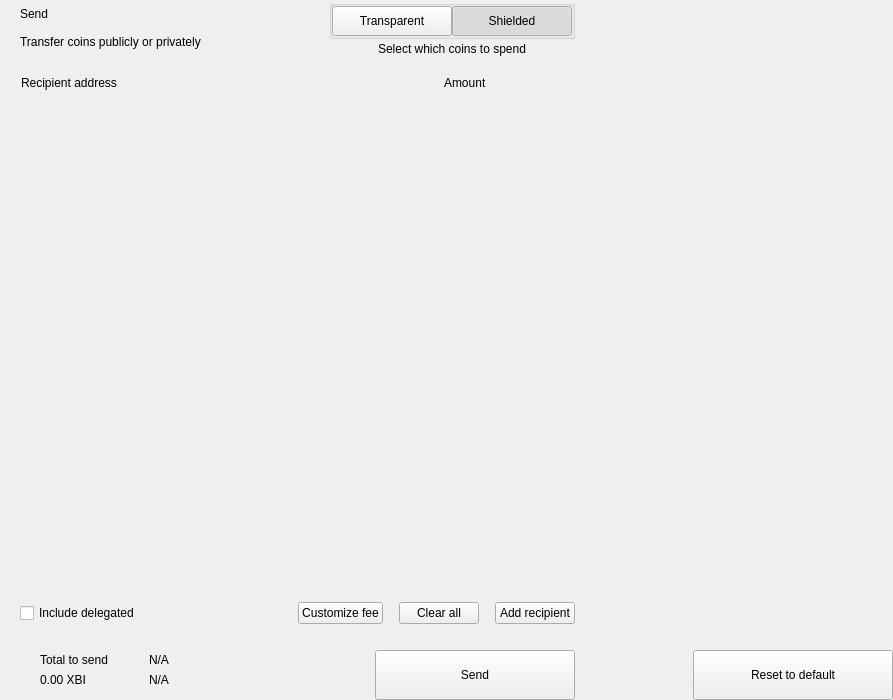
<?xml version="1.0" encoding="UTF-8"?>
<ui version="4.0">
 <class>send</class>
 <widget class="QWidget" name="send">
  <property name="geometry">
   <rect>
    <x>0</x>
    <y>0</y>
    <width>893</width>
    <height>700</height>
   </rect>
  </property>
  <property name="windowTitle">
   <string>Form</string>
  </property>
  <layout class="QHBoxLayout" name="horizontalLayout_2" stretch="2,1">
   <property name="spacing">
    <number>0</number>
   </property>
   <property name="leftMargin">
    <number>0</number>
   </property>
   <property name="topMargin">
    <number>0</number>
   </property>
   <property name="rightMargin">
    <number>0</number>
   </property>
   <property name="bottomMargin">
    <number>0</number>
   </property>
   <item>
    <widget class="QWidget" name="left" native="true">
     <layout class="QVBoxLayout" name="verticalLayout_3">
      <property name="spacing">
       <number>0</number>
      </property>
      <property name="leftMargin">
       <number>0</number>
      </property>
      <property name="topMargin">
       <number>0</number>
      </property>
      <property name="rightMargin">
       <number>0</number>
      </property>
      <property name="bottomMargin">
       <number>0</number>
      </property>
      <item>
       <layout class="QVBoxLayout" name="verticalLayout_22" stretch="0,0,0,1,0,0,0,0">
        <property name="spacing">
         <number>0</number>
        </property>
        <item>
         <layout class="QHBoxLayout" name="horizontalLayout_3">
          <property name="spacing">
           <number>0</number>
          </property>
          <property name="leftMargin">
           <number>20</number>
          </property>
          <property name="rightMargin">
           <number>20</number>
          </property>
          <item>
           <layout class="QVBoxLayout" name="verticalLayout">
            <property name="spacing">
             <number>0</number>
            </property>
            <item>
             <widget class="QLabel" name="labelTitle">
              <property name="text">
               <string>Send</string>
              </property>
              <property name="alignment">
               <set>Qt::AlignLeading|Qt::AlignLeft|Qt::AlignVCenter</set>
              </property>
             </widget>
            </item>
            <item>
             <widget class="QLabel" name="labelSubtitle1">
              <property name="text">
               <string>Transfer coins publicly or privately</string>
              </property>
             </widget>
            </item>
           </layout>
          </item>
          <item>
           <spacer name="horizontalSpacer">
            <property name="orientation">
             <enum>Qt::Horizontal</enum>
            </property>
            <property name="sizeHint" stdset="0">
             <size>
              <width>40</width>
              <height>20</height>
             </size>
            </property>
           </spacer>
          </item>
          <item>
           <layout class="QVBoxLayout" name="verticalLayout_6">
            <property name="spacing">
             <number>3</number>
            </property>
            <item alignment="Qt::AlignHCenter">
             <widget class="QGroupBox" name="groupBox">
              <property name="styleSheet">
               <string notr="true">#groupBox{
padding-top:2px;
}</string>
              </property>
              <property name="title">
               <string/>
              </property>
              <property name="alignment">
               <set>Qt::AlignCenter</set>
              </property>
              <layout class="QHBoxLayout" name="horizontalLayout_4">
               <property name="spacing">
                <number>0</number>
               </property>
               <property name="leftMargin">
                <number>0</number>
               </property>
               <property name="topMargin">
                <number>0</number>
               </property>
               <property name="rightMargin">
                <number>0</number>
               </property>
               <property name="bottomMargin">
                <number>0</number>
               </property>
               <item>
                <widget class="QPushButton" name="pushLeft">
                 <property name="minimumSize">
                  <size>
                   <width>120</width>
                   <height>30</height>
                  </size>
                 </property>
                 <property name="maximumSize">
                  <size>
                   <width>120</width>
                   <height>30</height>
                  </size>
                 </property>
                 <property name="focusPolicy">
                  <enum>Qt::NoFocus</enum>
                 </property>
                 <property name="text">
                  <string>Transparent</string>
                 </property>
                 <property name="checkable">
                  <bool>true</bool>
                 </property>
                 <property name="autoExclusive">
                  <bool>true</bool>
                 </property>
                </widget>
               </item>
               <item>
                <widget class="QPushButton" name="pushRight">
                 <property name="minimumSize">
                  <size>
                   <width>120</width>
                   <height>30</height>
                  </size>
                 </property>
                 <property name="maximumSize">
                  <size>
                   <width>120</width>
                   <height>30</height>
                  </size>
                 </property>
                 <property name="focusPolicy">
                  <enum>Qt::NoFocus</enum>
                 </property>
                 <property name="text">
                  <string>Shielded</string>
                 </property>
                 <property name="checkable">
                  <bool>true</bool>
                 </property>
                 <property name="checked">
                  <bool>true</bool>
                 </property>
                 <property name="autoExclusive">
                  <bool>true</bool>
                 </property>
                </widget>
               </item>
              </layout>
             </widget>
            </item>
            <item alignment="Qt::AlignHCenter|Qt::AlignTop">
             <widget class="QLabel" name="labelSubtitle2">
              <property name="styleSheet">
               <string notr="true"/>
              </property>
              <property name="text">
               <string>Select which coins to spend</string>
              </property>
              <property name="alignment">
               <set>Qt::AlignCenter</set>
              </property>
              <property name="indent">
               <number>0</number>
              </property>
             </widget>
            </item>
           </layout>
          </item>
         </layout>
        </item>
        <item>
         <spacer name="verticalSpacer_2">
          <property name="orientation">
           <enum>Qt::Vertical</enum>
          </property>
          <property name="sizeType">
           <enum>QSizePolicy::Fixed</enum>
          </property>
          <property name="sizeHint" stdset="0">
           <size>
            <width>20</width>
            <height>20</height>
           </size>
          </property>
         </spacer>
        </item>
        <item>
         <layout class="QHBoxLayout" name="horizontalLayout" stretch="6,0,2">
          <property name="spacing">
           <number>0</number>
          </property>
          <property name="leftMargin">
           <number>10</number>
          </property>
          <property name="topMargin">
           <number>0</number>
          </property>
          <property name="rightMargin">
           <number>20</number>
          </property>
          <property name="bottomMargin">
           <number>0</number>
          </property>
          <item>
           <widget class="QLabel" name="labelSubtitleAddress">
            <property name="styleSheet">
             <string notr="true">margin-left:8px;</string>
            </property>
            <property name="text">
             <string>Recipient address</string>
            </property>
           </widget>
          </item>
          <item>
           <spacer name="horizontalSpacer_3">
            <property name="orientation">
             <enum>Qt::Horizontal</enum>
            </property>
            <property name="sizeType">
             <enum>QSizePolicy::Fixed</enum>
            </property>
            <property name="sizeHint" stdset="0">
             <size>
              <width>40</width>
              <height>1</height>
             </size>
            </property>
           </spacer>
          </item>
          <item>
           <widget class="QLabel" name="labelSubtitleAmount">
            <property name="text">
             <string>Amount</string>
            </property>
           </widget>
          </item>
         </layout>
        </item>
        <item>
         <widget class="QScrollArea" name="scrollArea">
          <property name="minimumSize">
           <size>
            <width>0</width>
            <height>350</height>
           </size>
          </property>
          <property name="styleSheet">
           <string notr="true">#scrollArea {
            background:transparent;
            margin-top:10px;
}</string>
          </property>
          <property name="horizontalScrollBarPolicy">
           <enum>Qt::ScrollBarAlwaysOff</enum>
          </property>
          <property name="sizeAdjustPolicy">
           <enum>QAbstractScrollArea::AdjustIgnored</enum>
          </property>
          <property name="widgetResizable">
           <bool>true</bool>
          </property>
          <property name="alignment">
           <set>Qt::AlignLeading|Qt::AlignLeft|Qt::AlignTop</set>
          </property>
          <widget class="QWidget" name="scrollAreaWidgetContents">
           <property name="geometry">
            <rect>
             <x>0</x>
             <y>0</y>
             <width>591</width>
             <height>16</height>
            </rect>
           </property>
           <property name="sizePolicy">
            <sizepolicy hsizetype="Preferred" vsizetype="Maximum">
             <horstretch>0</horstretch>
             <verstretch>0</verstretch>
            </sizepolicy>
           </property>
           <property name="autoFillBackground">
            <bool>false</bool>
           </property>
           <property name="styleSheet">
            <string notr="true">#scrollAreaWidgetContents {
             background:transparent;
             }</string>
           </property>
           <layout class="QVBoxLayout" name="verticalLayout_7">
            <property name="spacing">
             <number>0</number>
            </property>
            <property name="sizeConstraint">
             <enum>QLayout::SetDefaultConstraint</enum>
            </property>
            <property name="leftMargin">
             <number>0</number>
            </property>
            <property name="topMargin">
             <number>0</number>
            </property>
            <property name="rightMargin">
             <number>0</number>
            </property>
            <property name="bottomMargin">
             <number>0</number>
            </property>
           </layout>
          </widget>
         </widget>
        </item>
        <item>
         <spacer name="verticalSpacer_4">
          <property name="orientation">
           <enum>Qt::Vertical</enum>
          </property>
          <property name="sizeType">
           <enum>QSizePolicy::Fixed</enum>
          </property>
          <property name="sizeHint" stdset="0">
           <size>
            <width>20</width>
            <height>20</height>
           </size>
          </property>
         </spacer>
        </item>
        <item>
         <layout class="QHBoxLayout" name="horizontalLayout_20">
          <property name="spacing">
           <number>6</number>
          </property>
          <property name="leftMargin">
           <number>20</number>
          </property>
          <property name="rightMargin">
           <number>20</number>
          </property>
          <item>
           <widget class="QCheckBox" name="checkBoxDelegations">
            <property name="layoutDirection">
             <enum>Qt::LeftToRight</enum>
            </property>
            <property name="text">
             <string>Include delegated</string>
            </property>
           </widget>
          </item>
          <item>
           <spacer name="horizontalSpacer_4">
            <property name="orientation">
             <enum>Qt::Horizontal</enum>
            </property>
            <property name="sizeHint" stdset="0">
             <size>
              <width>10</width>
              <height>20</height>
             </size>
            </property>
           </spacer>
          </item>
          <item>
           <widget class="QPushButton" name="pushButtonFee">
            <property name="focusPolicy">
             <enum>Qt::NoFocus</enum>
            </property>
            <property name="text">
             <string>Customize fee</string>
            </property>
           </widget>
          </item>
          <item>
           <spacer name="horizontalSpacer_11">
            <property name="orientation">
             <enum>Qt::Horizontal</enum>
            </property>
            <property name="sizeType">
             <enum>QSizePolicy::Minimum</enum>
            </property>
            <property name="sizeHint" stdset="0">
             <size>
              <width>10</width>
              <height>20</height>
             </size>
            </property>
           </spacer>
          </item>
          <item>
           <widget class="QPushButton" name="pushButtonClear">
            <property name="focusPolicy">
             <enum>Qt::NoFocus</enum>
            </property>
            <property name="layoutDirection">
             <enum>Qt::RightToLeft</enum>
            </property>
            <property name="text">
             <string>Clear all</string>
            </property>
           </widget>
          </item>
          <item>
           <spacer name="horizontalSpacer_6">
            <property name="orientation">
             <enum>Qt::Horizontal</enum>
            </property>
            <property name="sizeType">
             <enum>QSizePolicy::Fixed</enum>
            </property>
            <property name="sizeHint" stdset="0">
             <size>
              <width>10</width>
              <height>20</height>
             </size>
            </property>
           </spacer>
          </item>
          <item>
           <widget class="QPushButton" name="pushButtonAddRecipient">
            <property name="focusPolicy">
             <enum>Qt::NoFocus</enum>
            </property>
            <property name="text">
             <string>Add recipient</string>
            </property>
           </widget>
          </item>
         </layout>
        </item>
        <item>
         <spacer name="verticalSpacer">
          <property name="orientation">
           <enum>Qt::Vertical</enum>
          </property>
          <property name="sizeType">
           <enum>QSizePolicy::Fixed</enum>
          </property>
          <property name="sizeHint" stdset="0">
           <size>
            <width>20</width>
            <height>16</height>
           </size>
          </property>
         </spacer>
        </item>
        <item>
         <layout class="QHBoxLayout" name="horizontalLayout_7">
          <property name="rightMargin">
           <number>20</number>
          </property>
          <item>
           <layout class="QHBoxLayout" name="horizontalLayout_10">
            <property name="spacing">
             <number>0</number>
            </property>
            <property name="leftMargin">
             <number>8</number>
            </property>
            <item>
             <widget class="QStackedWidget" name="stackedWidget">
              <property name="minimumSize">
               <size>
                <width>0</width>
                <height>60</height>
               </size>
              </property>
              <property name="maximumSize">
               <size>
                <width>16777215</width>
                <height>60</height>
               </size>
              </property>
              <widget class="QWidget" name="page1">
               <layout class="QVBoxLayout" name="verticalLayout_71" stretch="0">
                <property name="spacing">
                 <number>6</number>
                </property>
                <property name="leftMargin">
                 <number>12</number>
                </property>
                <property name="topMargin">
                 <number>0</number>
                </property>
                <property name="rightMargin">
                 <number>0</number>
                </property>
                <property name="bottomMargin">
                 <number>0</number>
                </property>
                <item>
                 <widget class="QWidget" name="coinWidget" native="true">
                  <property name="minimumSize">
                   <size>
                    <width>0</width>
                    <height>60</height>
                   </size>
                  </property>
                  <property name="maximumSize">
                   <size>
                    <width>16777215</width>
                    <height>60</height>
                   </size>
                  </property>
                  <layout class="QHBoxLayout" name="horizontalLayout_9">
                   <property name="spacing">
                    <number>0</number>
                   </property>
                   <property name="leftMargin">
                    <number>20</number>
                   </property>
                   <property name="topMargin">
                    <number>10</number>
                   </property>
                   <property name="rightMargin">
                    <number>20</number>
                   </property>
                   <property name="bottomMargin">
                    <number>10</number>
                   </property>
                   <item>
                    <layout class="QVBoxLayout" name="verticalSend">
                     <property name="spacing">
                      <number>0</number>
                     </property>
                     <item>
                      <widget class="QLabel" name="labelTitleTotalSend">
                       <property name="text">
                        <string>Total to send</string>
                       </property>
                      </widget>
                     </item>
                     <item>
                      <widget class="QLabel" name="labelAmountSend">
                       <property name="text">
                        <string notr="true">0.00 XBI</string>
                       </property>
                      </widget>
                     </item>
                    </layout>
                   </item>
                   <item>
                    <spacer name="horizontalSpacer_9">
                     <property name="orientation">
                      <enum>Qt::Horizontal</enum>
                     </property>
                     <property name="sizeType">
                      <enum>QSizePolicy::Fixed</enum>
                     </property>
                     <property name="sizeHint" stdset="0">
                      <size>
                       <width>20</width>
                       <height>20</height>
                      </size>
                     </property>
                    </spacer>
                   </item>
                   <item>
                    <widget class="QLabel" name="labelLine">
                     <property name="minimumSize">
                      <size>
                       <width>1</width>
                       <height>0</height>
                      </size>
                     </property>
                     <property name="maximumSize">
                      <size>
                       <width>1</width>
                       <height>16777215</height>
                      </size>
                     </property>
                     <property name="text">
                      <string/>
                     </property>
                    </widget>
                   </item>
                   <item>
                    <spacer name="horizontalSpacer_10">
                     <property name="orientation">
                      <enum>Qt::Horizontal</enum>
                     </property>
                     <property name="sizeType">
                      <enum>QSizePolicy::Fixed</enum>
                     </property>
                     <property name="sizeHint" stdset="0">
                      <size>
                       <width>20</width>
                       <height>20</height>
                      </size>
                     </property>
                    </spacer>
                   </item>
                   <item>
                    <layout class="QVBoxLayout" name="verticalRemaining">
                     <property name="spacing">
                      <number>0</number>
                     </property>
                     <item>
                      <widget class="QLabel" name="labelTitleTotalRemaining">
                       <property name="text">
                        <string notr="true">N/A</string>
                       </property>
                      </widget>
                     </item>
                     <item>
                      <widget class="QLabel" name="labelAmountRemaining">
                       <property name="text">
                        <string notr="true">N/A</string>
                       </property>
                      </widget>
                     </item>
                    </layout>
                   </item>
                  </layout>
                 </widget>
                </item>
               </layout>
              </widget>
              <widget class="QWidget" name="page_2"/>
             </widget>
            </item>
           </layout>
          </item>
          <item>
           <spacer name="horizontalSpacer_5">
            <property name="orientation">
             <enum>Qt::Horizontal</enum>
            </property>
            <property name="sizeType">
             <enum>QSizePolicy::Expanding</enum>
            </property>
            <property name="sizeHint" stdset="0">
             <size>
              <width>40</width>
              <height>20</height>
             </size>
            </property>
           </spacer>
          </item>
          <item alignment="Qt::AlignBottom">
           <widget class="QPushButton" name="pushButtonSave">
            <property name="minimumSize">
             <size>
              <width>200</width>
              <height>50</height>
             </size>
            </property>
            <property name="maximumSize">
             <size>
              <width>200</width>
              <height>50</height>
             </size>
            </property>
            <property name="focusPolicy">
             <enum>Qt::NoFocus</enum>
            </property>
            <property name="text">
             <string>Send</string>
            </property>
           </widget>
          </item>
         </layout>
        </item>
       </layout>
      </item>
     </layout>
    </widget>
   </item>
   <item>
    <widget class="QWidget" name="right" native="true">
     <layout class="QVBoxLayout" name="verticalLayout_5">
      <property name="leftMargin">
       <number>0</number>
      </property>
      <property name="topMargin">
       <number>0</number>
      </property>
      <property name="rightMargin">
       <number>0</number>
      </property>
      <property name="bottomMargin">
       <number>0</number>
      </property>
      <item>
       <layout class="QVBoxLayout" name="verticalLayout_4">
        <property name="spacing">
         <number>6</number>
        </property>
        <item>
         <widget class="OptionButton" name="btnCoinControl" native="true">
          <property name="minimumSize">
           <size>
            <width>0</width>
            <height>50</height>
           </size>
          </property>
         </widget>
        </item>
        <item>
         <widget class="OptionButton" name="btnChangeAddress" native="true">
          <property name="minimumSize">
           <size>
            <width>0</width>
            <height>50</height>
           </size>
          </property>
         </widget>
        </item>
        <item>
         <widget class="OptionButton" name="btnUri" native="true">
          <property name="minimumSize">
           <size>
            <width>0</width>
            <height>50</height>
           </size>
          </property>
         </widget>
        </item>
        <item>
         <widget class="OptionButton" name="btnShieldCoins" native="true">
          <property name="minimumSize">
           <size>
            <width>0</width>
            <height>50</height>
           </size>
          </property>
         </widget>
        </item>
        <item>
         <spacer name="verticalSpacer_5">
          <property name="orientation">
           <enum>Qt::Vertical</enum>
          </property>
          <property name="sizeHint" stdset="0">
           <size>
            <width>20</width>
            <height>40</height>
           </size>
          </property>
         </spacer>
        </item>
        <item>
         <layout class="QHBoxLayout" name="horizontalLayout_8">
          <item>
           <spacer name="horizontalSpacer_7">
            <property name="orientation">
             <enum>Qt::Horizontal</enum>
            </property>
            <property name="sizeHint" stdset="0">
             <size>
              <width>40</width>
              <height>20</height>
             </size>
            </property>
           </spacer>
          </item>
          <item>
           <widget class="QPushButton" name="pushButtonReset">
            <property name="minimumSize">
             <size>
              <width>200</width>
              <height>50</height>
             </size>
            </property>
            <property name="maximumSize">
             <size>
              <width>200</width>
              <height>50</height>
             </size>
            </property>
            <property name="focusPolicy">
             <enum>Qt::NoFocus</enum>
            </property>
            <property name="text">
             <string>Reset to default</string>
            </property>
           </widget>
          </item>
         </layout>
        </item>
       </layout>
      </item>
     </layout>
    </widget>
   </item>
  </layout>
 </widget>
 <customwidgets>
  <customwidget>
   <class>OptionButton</class>
   <extends>QWidget</extends>
   <header>qt/xbi/optionbutton.h</header>
   <container>1</container>
  </customwidget>
 </customwidgets>
 <resources/>
 <connections/>
</ui>
